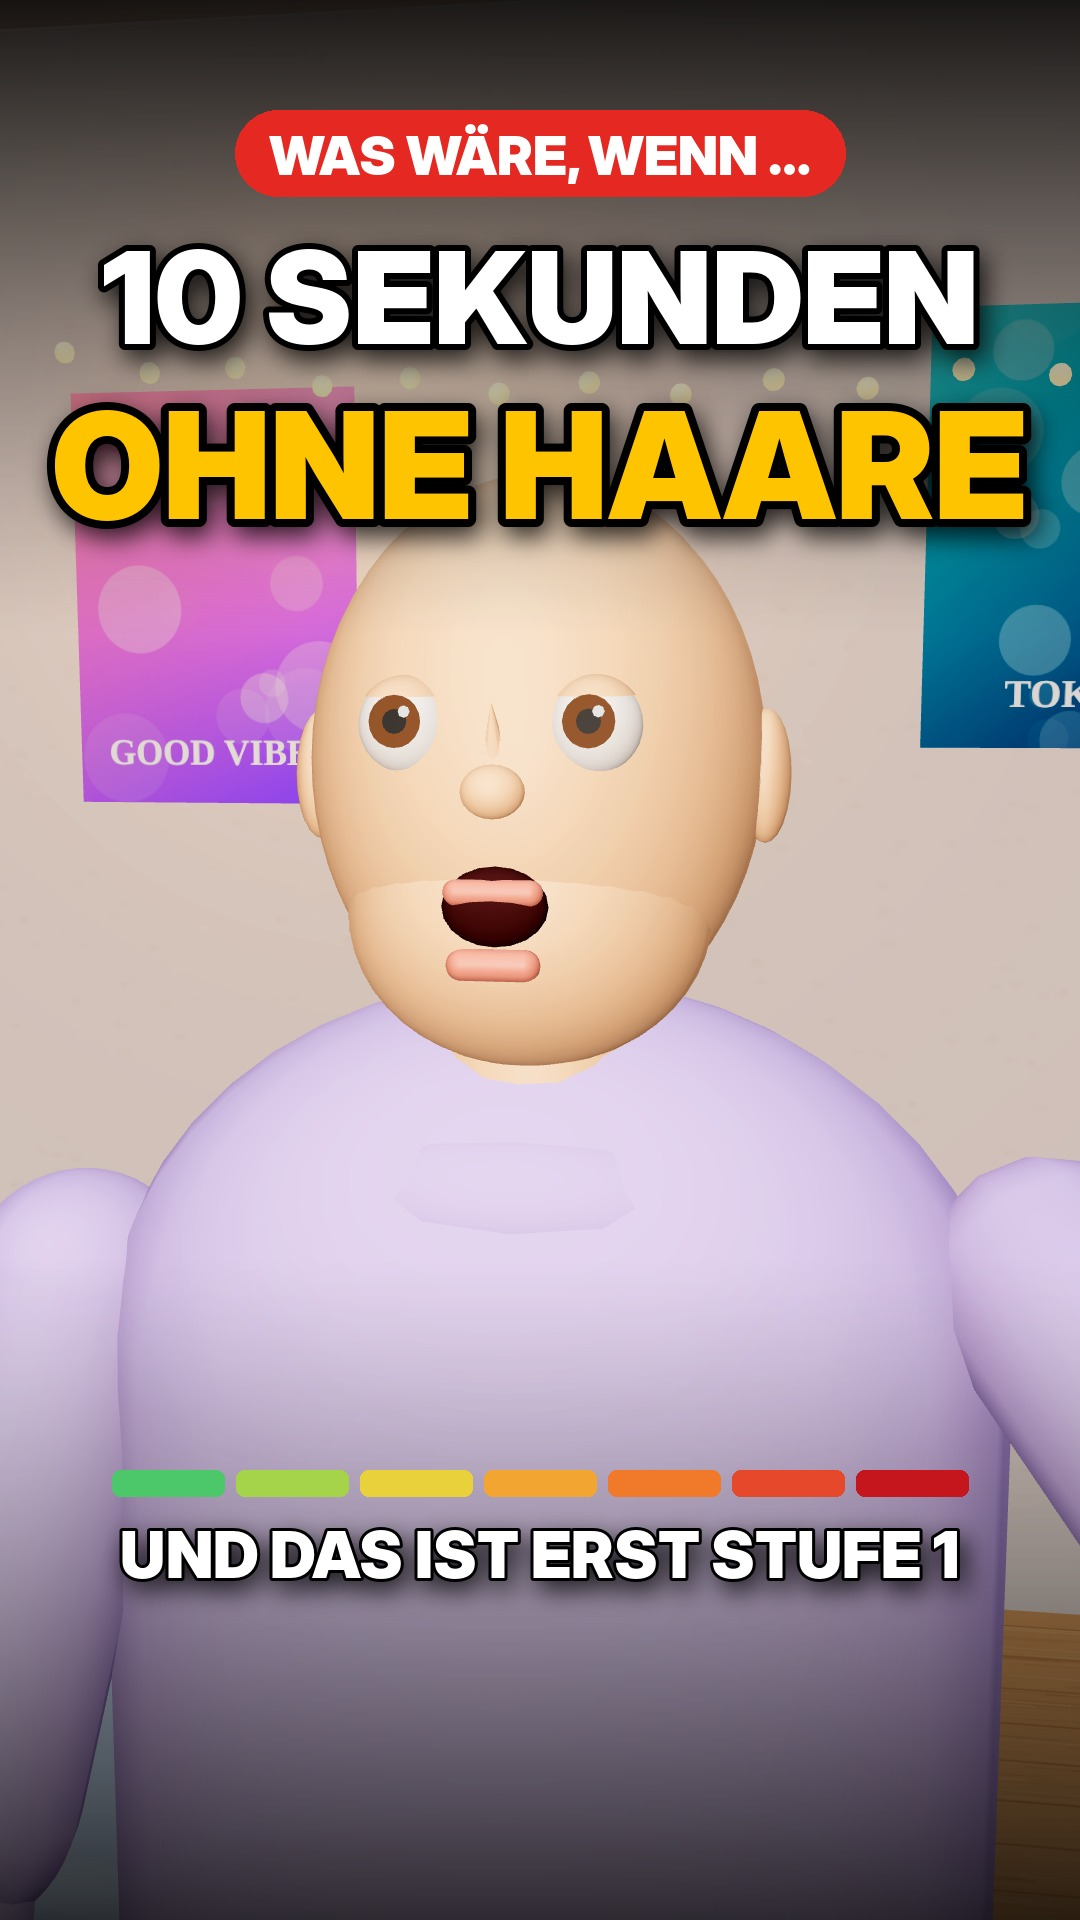

Recreate this plot in Python.
# Erzeugt thumbnail.jpg (1080x1920) aus einem sauberen Einzelbild (src/still.js) mit großer Schrift.
# python3 thumbnail.py clean_2220.png
import sys
from PIL import Image, ImageDraw, ImageFont, ImageFilter, ImageEnhance
F = '/usr/share/fonts/opentype/inter/'
W, H = 1080, 1920
img = Image.open(sys.argv[1]).convert('RGB').resize((W, H))
img = ImageEnhance.Contrast(ImageEnhance.Color(img).enhance(1.25)).enhance(1.12)
# Verläufe oben/unten für Lesbarkeit
ov = Image.new('L', (W, H), 0); d = ImageDraw.Draw(ov)
for y in range(H):
    a = 0
    if y < 640: a = int(225 * (1 - y / 640) ** 1.2)
    if y > 1250: a = max(a, int(200 * ((y - 1250) / 670) ** 1.3))
    d.line([(0, y), (W, y)], fill=a)
img = Image.composite(Image.new('RGB', (W, H), (0, 0, 0)), img, ov)
draw = ImageDraw.Draw(img)

def text(cx, y, s, font, fill, stroke=0, sc=(0, 0, 0), shadow=True):
    w = draw.textlength(s, font=font)
    x = cx - w / 2
    if shadow:
        sh = Image.new('RGBA', (W, H), (0, 0, 0, 0)); ImageDraw.Draw(sh).text((x + 6, y + 10), s, font=font, fill=(0, 0, 0, 200), stroke_width=stroke, stroke_fill=(0, 0, 0, 200))
        img.paste(sh.filter(ImageFilter.GaussianBlur(12)), (0, 0), sh.filter(ImageFilter.GaussianBlur(12)))
    draw.text((x, y), s, font=font, fill=fill, stroke_width=stroke, stroke_fill=sc)

def fit(s, path, maxw, start):
    size = start
    while ImageFont.truetype(path, size).getlength(s) > maxw: size -= 4
    return ImageFont.truetype(path, size)

# Kicker-Pille
k = ImageFont.truetype(F + 'InterDisplay-Black.otf', 54); ks = 'WAS WÄRE, WENN …'
kw = draw.textlength(ks, font=k)
draw.rounded_rectangle([(W - kw) / 2 - 34, 110, (W + kw) / 2 + 34, 196], 43, fill=(229, 40, 34))
draw.text(((W - kw) / 2, 122), ks, font=k, fill='white')
# Hauptzeilen
text(W / 2, 220, '10 SEKUNDEN', fit('10 SEKUNDEN', F + 'InterDisplay-Black.otf', 900, 160), 'white', 6)
text(W / 2, 375, 'OHNE HAARE', fit('OHNE HAARE', F + 'InterDisplay-Black.otf', 980, 220), (255, 196, 0), 8)
# Stufenbalken unten (im 3:4-Ausschnitt des Profilrasters)
cols = ['#4cc76a', '#a5d34a', '#e8d13a', '#f3a531', '#f07a2a', '#e5482b', '#c4161c']
bw, gap, y0 = 112, 12, 1470
x0 = (W - (7 * bw + 6 * gap)) / 2
for i, c in enumerate(cols):
    draw.rounded_rectangle([x0 + i * (bw + gap), y0, x0 + i * (bw + gap) + bw, y0 + 26], 8, fill=c)
text(W / 2, 1516, 'UND DAS IST ERST STUFE 1', fit('UND DAS IST ERST STUFE 1', F + 'InterDisplay-Black.otf', 860, 64), 'white', 3)
img.save('thumbnail.jpg', quality=92)
img.crop((0, 240, W, 1680)).resize((540, 720)).save(sys.argv[2] if len(sys.argv) > 2 else '/dev/null', 'JPEG') if len(sys.argv) > 2 else None
